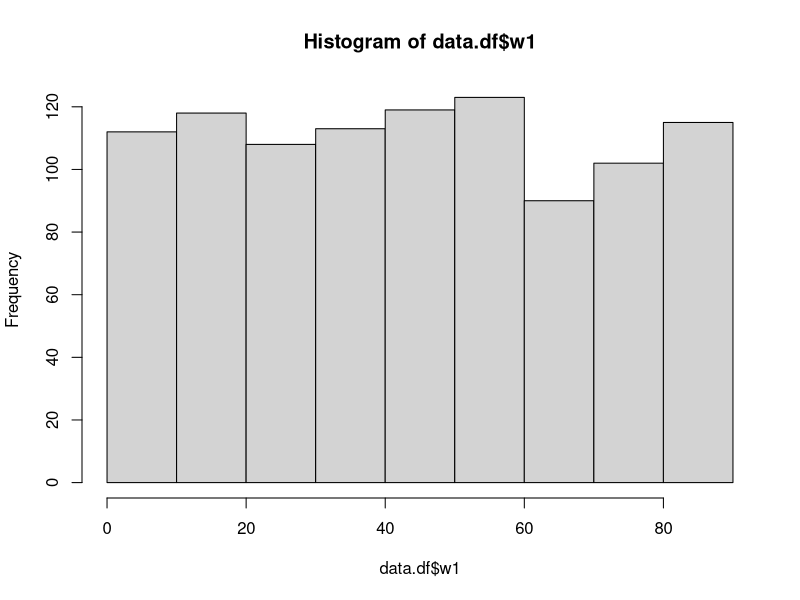

The R script that drew this image: (Note: this script raises an error after producing the figure.)
set.seed(10)

#Make up known parameters

# 0 - inf
#log(survival/(1-survival)) ~ B0 + B1*factor(g) + B2*factor(Q) + B3*w1 + B4*w2 + B5*x1 + B6*x2
#intercept for survival of AsMi

#Set up long-form data,variable indiviuals (1 or 0), per variable plots (g) per site (Q) and variable years (t) per plot. Climate at the Q level, covariables at the i level. 
siteN <- c(6,5,5,4,5,5)
B0 <- 3 # grand mean
 
sigmai <- 0.05 # variance among individuals
sigmaQ <- .3 # variance in mean among sites, spatial differences 
sigmag <- .1 # variance around mean associated with plots, more similar 
sigmaf <- .05 # variance around plots with factor or without

B1_plot <- c(seq(-.5,.5,length.out = 30))
B1_site <- c(seq(-1,1,length.out = 6))
B_environ <- c(0.7,5)
B_w <- c(3,-0.5)
B_cofactor <- c(-3,0.1)

#Not beta! doesn't need to be [0-1] 
#B1 <- rbeta(6, (B0^2 - B0^3 - B0*sigmaQ^2)/sigmaQ^2,     # true values of Site means
#            (B0-2*B0^2+B0^3-sigmaQ^2+B0*sigmaQ^2)/sigmaQ^2) #between 0 and 1
#B2 <- do.call(c,lapply(1:6, function(b){
#  rbeta(siteN[b],(B1[b]^2 - B1[b]^3 - B1[b]*sigmag^2)/sigmag^2, # true values of plot means
#        (B1[b]-2*B1[b]^2+B1[b]^3-sigmag^2+B1[b]*sigmag^2)/sigmag^2)})) # with true variance around each site

# plot factors
B0_plotfence <- 0.25 #variance around mean for plots with vs. without fencing (or burn treatment), offset for fenced

# individual measurements, w
B4 <- 0.3 # slope for length increases survival?
B5 <- 0.55 # fruit increases survival

# site measurements, x
B6 <- 0.4 #more moisture means more survival
B7 <- 0.9 #more moisure
B8 <- -0.5 #hotter bad
####### ignore above

#Data structure to match different lengths of indexing
Q <- sort(sample(c(1,2,5,15,19,26), size=1000, replace=TRUE)) # sort to allow random number of appropraite plot repeats (individuals: i) for the right plots (g) per site (Q)
#Variable number of plots per site, 30 total plots
g <- c(sample(1:6,size=table(Q)[1], replace=TRUE),
       sample(c(1:5)+6,size=table(Q)[2], replace=TRUE),
       sample(c(1:5)+11,size=table(Q)[3], replace=TRUE),
       sample(c(1:4)+16,size=table(Q)[4], replace=TRUE),
       sample(c(1:5)+20,size=table(Q)[5], replace=TRUE),
       sample(c(1:5)+25,size=table(Q)[6], replace=TRUE))
t <- do.call(c,lapply(1:30, function(plot){
  if(plot<15){
    sample(2000:2007,size=table(g)[plot], replace=TRUE)
  } else {
    sample(1999:2008,size=table(g)[plot], replace=TRUE)
  }}) ) #subset of years, different lengths of years

#Individual measurements [i]
w1 <- runif(1000, 0, 90) #length of longest stem, or zero when y is 0
w2 <- rnorm(1000,200,50) # number of fruit per individual, zero when length < 15, multiplied by survival vector will make 0 have 0 length and 1 have simluated random length

#create climate varaibles, Site measurements [Q]
gQt <- data.frame(Q,g,t)[with(data.frame(Q,g,t), order(Q,g,t)),]
climate.sim <- data.frame(unique(gQt), x1 = rnorm(nrow(unique(gQt)),100,5), #precip december
                          x2 = rnorm(nrow(unique(gQt)), 80,2),  #precip November
                          x3 = rnorm(nrow(unique(gQt)), 30, 3)) #max temp July

#plot level factor fenced or not (or burn treatment) [g]
G1 <- data.frame(g= unique(g),w.g1 = rbinom(30,1,0.5))

data.df <- data.frame(g,Q,t,w1,w2)
data.df <- merge(data.df,climate.sim,by=c("g","Q","t")) #merge with climate per site per year
data.df <- merge(data.df, G1, by="g") # merge with plot level factor (y/n fencing)

#How to simulate individual covariates based on simulated survival data??
data.df$w2[data.df$w1 < 15] <- 0 #can't flower if smaller than 15cm
hist(data.df$w1)

data.df <- data.df[with(data.df, order(Q,g,t)),] 

nsite <- length(table(data.df$Q)) #number of site
nplot <- aggregate(g~Q,data=data.df, function(x) length(unique(x)))$g #plots per site
nyear <- aggregate(t~g,data=data.df, function(x) length(unique(x)))$t #years per plot
#nobs <- aggregate(g~t+Q, data=data.df, function(x) length(x))
table(data.df$g,data.df$Q)
sum(table(data.df$g,data.df$Q))

###same number per each
# 5 plots per site
# 34 indivudals per plot
# 1020 indiviudals total, 34 per plot

logit2prob <- function(logit){
  odds <- exp(logit)
  prob <- odds / (1 + odds)
  return(prob)
}

y_site <- unlist(rep(lapply(1:nsite, function(Q) rnorm(1,B0 + B1_site[Q],sigmaQ)), each=5)) #
y_plot <- unlist(rep(lapply(1:30, function(g){rnorm(1, y_site[g]+B1_plot[g], sigmag)}), each=34))
y_plot_prob <- logit2prob(y_plot)
y <- unlist(lapply(1:1020, function(i){ rbinom(1,1,logit2prob(y_plot[i]))})) 






# f(survival) ~ grand mean from + site means from  + plot means + difference in treatment of plots +
#               w covariates of individuals + x covariates of sites
mu <- B0 + (B1*data.df$g) + (B2*data.df$Q) + (B3*data.df$w.g1) + 
  B4*data.df$w1 + B4*data.df$w2 +   #w vector  
  B5*data.df$x1 + B6*data.df$x2 + B7*data.df$x3  #x vector
#treatment of fence changes snow pack so might interact with slope of precip

y <- do.call(c,lapply(1:30, function(x) {
  rbinom(length(data.df$y[data.df$g==x]),1,1-(sigmag^2/(B0+B2[x])))
}))

plot(mu, y)
plot(y~g, data = data.df)
oddstest <- data.frame(y.1 = y,mu = mu, data.df)

survival <- tapply(oddstest$y.1,oddstest$Q,function(x) log((sum(x)/length(x))/
                                                         (1-(sum(x)/length(x)))) )
#Odds ratio
plot(survival)

str(data.df)




#Defining the model
prevalence <- function(){
  # Likelihood:
  for(k in 1:nsite){
    for(i in 1:nplot[k]){ # Within each site k, the number of plots is denoted by the vector nplot[k]
      for(t in 1:nyear[k,i]){ # Within each plot i of site k, the number years it is surveyed is denoted by nyear[k,i]
        for(j in 1:nobs[k,i,t]){ # The number of observations at plot i in year t is denoted by nobs[k,i,t]
          y[k,i,j,t] ~ dbern(1-(1-pi[k,i,t])^n[k,i,j,t])
        }
        pi[k,i,t] <- ilogit(beta0[k,i] + beta1*x1[k,i,t] + beta2*x2[k,i,t])
      }
      beta0[k,i] ~ dnorm(alpha[k], 1/sigma[k]^2)
    }
    alpha[k] ~ dnorm(mu, 1/sigma0^2)
  }
  
  # Priors:
  beta1 ~ dnorm(0, .01)
  beta2 ~ dnorm(0, .01)
  mu ~ dnorm(0, .01)
  sigma0 ~ dunif(0,10)
  for(k in 1:nsite){
    sigma[k] ~ dunif(0,10)
  }
}

